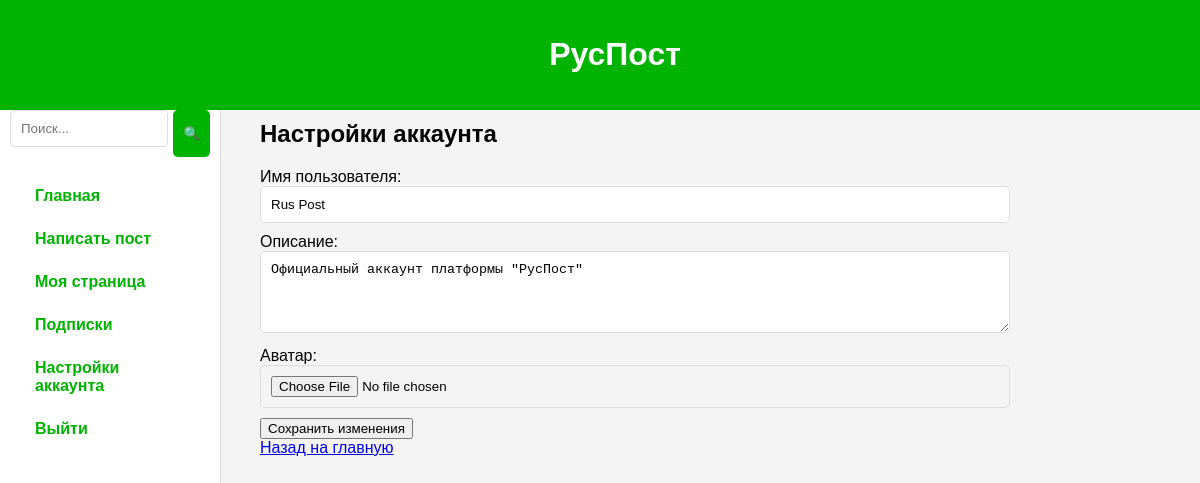
/settings (signed in), run on the app's committed database.
### app.py (models this page shows)
class User(db.Model):
    id = db.Column(db.Integer, primary_key=True)
    username = db.Column(db.String(80), unique=True, nullable=False)
    password_hash = db.Column(db.String(200), nullable=False)
    avatar = db.Column(db.String(200), nullable=True)  # Поле для аватара
    description = db.Column(db.String(280), nullable=True)  # Описание пользователя
    posts = db.relationship('Post', backref='user', lazy='dynamic')
    comments = db.relationship('Comment', backref='user', lazy='dynamic')

### app.py (the view, shortened to what this page needs)
@app.route('/settings', methods=['GET', 'POST'])
def account_settings():
    if 'user_id' not in session:
        return redirect(url_for('login'))
    user = User.query.get(session['user_id'])
    return render_template('settings.html', user=user)

### app.py (called while the page is built)
@app.before_request
def create_tables():
    db.create_all()  # Создает таблицы, если их нет

### templates/settings.html
{% extends "base.html" %}
{% block content %}
    <h2>Настройки аккаунта</h2>
    <form method="POST" enctype="multipart/form-data">
        <label for="username">Имя пользователя:</label>
        <input type="text" name="username" id="username" value="{{ user.username }}" required>
        <label for="description">Описание:</label>
        <textarea name="description" id="description" rows="4">{{ user.description }}</textarea>
        <label for="avatar">Аватар:</label>
        <input type="file" name="avatar" id="avatar" accept="image/*">
        <button type="submit">Сохранить изменения</button>
    </form>
    <a href="{{ url_for('home') }}">Назад на главную</a>
{% endblock %}

### static/styles.css (style rules this page uses)
body { font-family: Arial, sans-serif; background-color: #f9f9f9; margin: 0; padding: 0; }

### templates/base.html (style rules this page uses)
body { font-family: Arial, sans-serif; margin: 0; display: flex; background-color: #f4f4f4; }
textarea, input[type="text"], input[type="file"] { width: 100%; padding: 10px; margin: 0 0 10px; border: 1px solid #ddd; border-radius: 5px; }

### data on the page
User: username "Rus Post", description "Официальный аккаунт платформы \"РусПост\""
